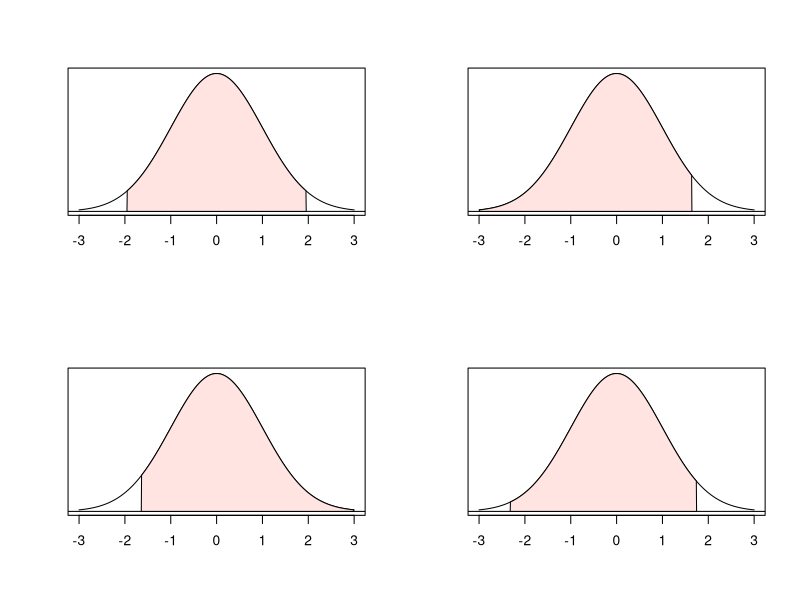

Write R code to recreate this figure.
## ---- chunk 1
par(mfrow=c(2,2))
x <- seq(-3,3,length.out=1000)
y <- dnorm(x)
x1 <- -qnorm(0.975); x2 <- qnorm(0.975)
x.coord <- c(x[x > x1 & x < x2])
y.coord <- y[x > x1 & x < x2]
plot(x,y,type='l', yaxt='n', ylab="",xlab="") #
abline(h=0); abline(v=1100)
polygon(x=x.coord, y= c(0, y.coord[2:(length(y.coord)-1)], 0), col="mistyrose")

x1 <- -3; x2 <- qnorm(0.95)
x.coord <- c(x[x > x1 & x < x2])
y.coord <- y[x > x1 & x < x2]
plot(x,y,type='l', yaxt='n', ylab="",xlab="") #
abline(h=0); abline(v=1100)
polygon(x=x.coord, y= c(0, y.coord[2:(length(y.coord)-1)], 0), col="mistyrose")

x1 <- -qnorm(0.95); x2 <- 3
x.coord <- c(x[x > x1 & x < x2])
y.coord <- y[x > x1 & x < x2]
plot(x,y,type='l', yaxt='n', ylab="",xlab="") #
abline(h=0); abline(v=1100)
polygon(x=x.coord, y= c(0, y.coord[2:(length(y.coord)-1)], 0), col="mistyrose")

x1 <- -qnorm(0.99); x2 <- qnorm(0.96)
x.coord <- c(x[x > x1 & x < x2])
y.coord <- y[x > x1 & x < x2]
plot(x,y,type='l', yaxt='n', ylab="",xlab="") #
abline(h=0); abline(v=1100)
polygon(x=x.coord, y= c(0, y.coord[2:(length(y.coord)-1)], 0), col="mistyrose")
